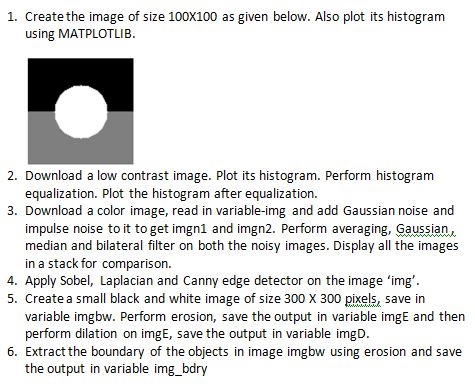
#> input picture Day 4 - Image Processing using OpenCV/Assignment/questions.jpg, 475 x 387 px, given in place of flower2.jpg, which was not available
$ jupyter execute --allow-errors sdp_2_channels_and_thresholding.ipynb   (text cells are left out)
#> lines starting #> are read from the running program, lines starting #| are printed output that depends on the picture; after the words box and inside, x2 and y2 are one past the last pixel; in counts of white or black regions, pixels touching at a corner belong together; pictures that were not available may be replaced by others from this repository, and a replacement may not be noted
[cell 1]
import cv2
from google.colab import files
uploaded=files.upload()
#> the answer given: questions.jpg

[cell 2]
img = cv2.imread('flower2.jpg')
#> img is the input picture: shape (387, 475, 3); mean B, G, R 226.9, 227.4, 227.3
from google.colab.patches import cv2_imshow
cv2_imshow(img)

[cell 3]
blue, green, red = cv2.split(img) # Split the image into its channels
cv2_imshow(red) # Display the red channel in the image
cv2_imshow(blue) # Display the red channel in the image
cv2_imshow(green) # Display the red channel in the image

[cell 4]
#img_gs = cv2.imread('lotus.jpg', cv2.IMREAD_GRAYSCALE) # Convert image to grayscale
img_gs = cv2.cvtColor(img, cv2.COLOR_BGR2GRAY ) #Convert image to grayscale
cv2_imshow(img_gs) # Display the grayscale version of image

[cell 5]
import numpy as np
max_intensity = 255
(h, w) = img_gs.shape
#> h = 387; w = 475
output = img_gs.copy()
for i in np.arange(h):
  for j in np.arange(w):
    a = output.item(i,j)
    b = max_intensity - a
    output.itemset((i,j), b)
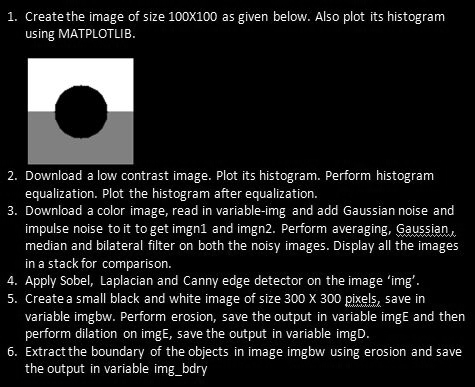
#> output: shape (387, 475); min 0, max 255, mean 27.6
cv2.imwrite('images/brightness.jpg', output)
cv2_imshow(output)

[cell 6]
# from google.colab import files
# uploaded=files.upload()

[cell 7]
#img1 = cv2.imread('lotus.jpg', 0)
cv2_imshow(img_gs)
# Perform binary thresholding on the image with T = 125
ret,thresh1 = cv2.threshold(img_gs, 125, 255, cv2.THRESH_BINARY)
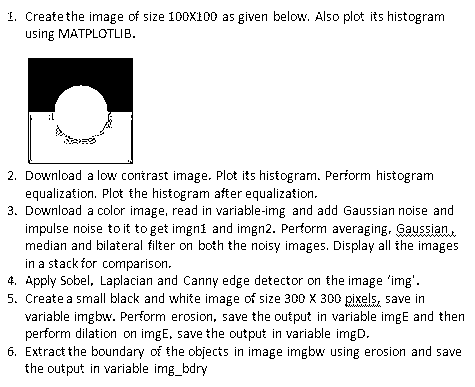
#> thresh1: shape (387, 475); 90.8% white; 824 black regions (576 under 20 px), largest, box (x1, y1, x2, y2) and area: (28, 58, 133, 164) 4902, (345, 296, 381, 307) 72, (396, 231, 456, 237) 64
#from google.colab.patches import cv2_imshow
cv2_imshow(thresh1)

#> (a cell that did not finish here is left out)

#> (a cell that did not finish here is left out)

#> (a cell that did not finish here is left out)

[cell 11]
import numpy as np
from matplotlib import pyplot as plt

#> (the rest of this cell did not finish here and is left out)

[cell 12]
uploaded=files.upload()
#> the answer given: Color.jpeg

[cell 13]
img3=cv2.imread('sudoku-original.jpg',0)
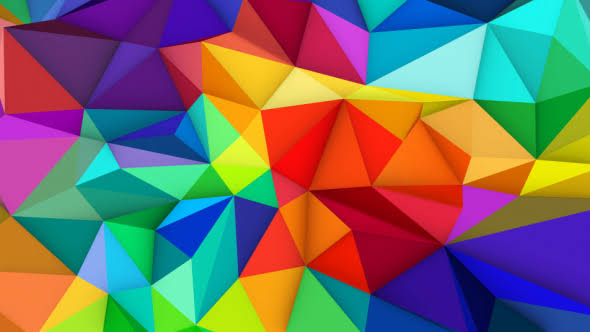
#> input picture Day 4 - Image Processing using OpenCV/Images/Color.jpeg, 590 x 332 px, given in place of sudoku-original.jpg, which was not available
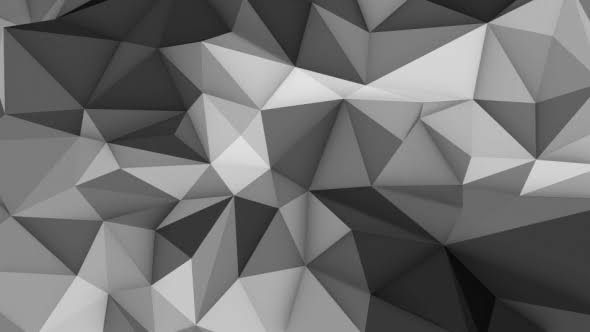
#> img3: shape (332, 590); min 6, max 234, mean 111.3
cv2_imshow(img3)

[cell 14]
ret,th1 = cv2.threshold(img3,127,255,cv2.THRESH_BINARY)
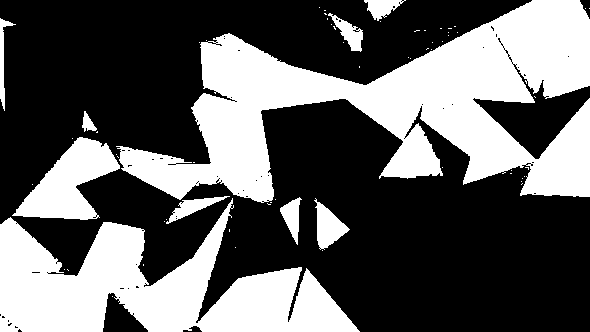
#> th1: shape (332, 590); 37.9% white; 64 white regions (54 under 20 px), largest, box (x1, y1, x2, y2) and area: (116, 0, 590, 203) 42529, (0, 198, 360, 332) 23603, (12, 137, 120, 220) 4425
cv2_imshow(th1)

[cell 15]
th2 = cv2.adaptiveThreshold(img3,255,cv2.ADAPTIVE_THRESH_MEAN_C,\
            cv2.THRESH_BINARY,11,2)
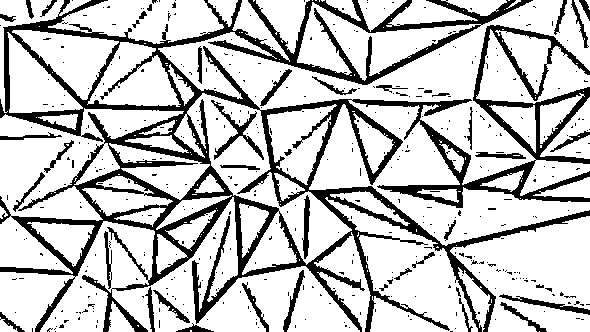
#> th2: shape (332, 590); 76.7% white; 442 black regions (398 under 20 px), largest, box (x1, y1, x2, y2) and area: (0, 0, 590, 332) 38542, (211, 100, 264, 160) 580, (499, 294, 590, 315) 414
cv2_imshow(th2)

[cell 16]
th3 = cv2.adaptiveThreshold(img3,255,cv2.ADAPTIVE_THRESH_GAUSSIAN_C,\
            cv2.THRESH_BINARY,11,2)
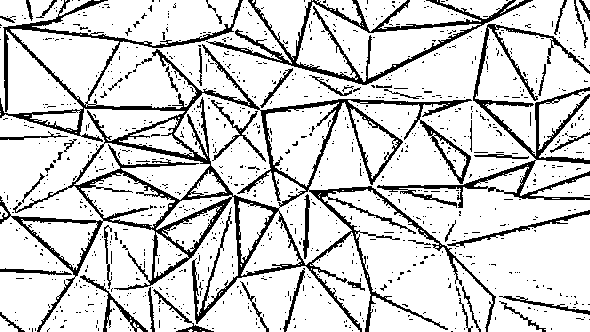
#> th3: shape (332, 590); 82.6% white; 1051 black regions (1002 under 20 px), largest, box (x1, y1, x2, y2) and area: (0, 0, 496, 332) 17926, (377, 24, 590, 208) 3957, (206, 0, 533, 85) 3600
cv2_imshow(th3)
